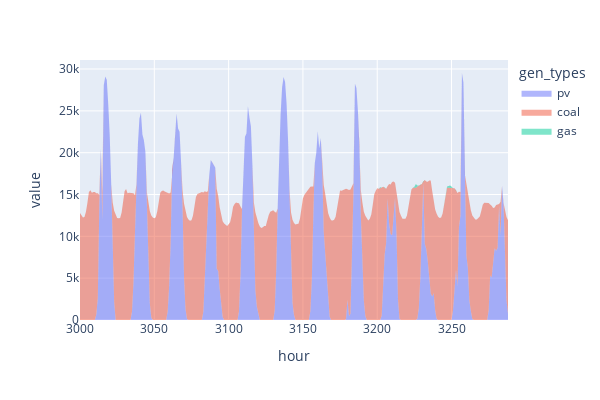

Notebook cell for this chart:
### Code cell
fig = px.area(opt_vars["generation"], x="hour", y="value", color="gen_types")
fig.update_traces(line=dict(width=0))

fig.update_layout(width=600, height=400)

### Figure 1 — Plotly figure (JSON) as saved in the notebook; plotly's stock layout.template omitted (floating-point values rounded to 4 significant figures; data arrays with more than 128 entries replaced by an {"elided": "..."} marker saying what was removed)
{"data": [{"fillpattern": {"shape": ""}, "hovertemplate": "gen_types=pv<br>hour=%{x}<br>value=%{y}<extra></extra>", "legendgroup": "pv", "line": {"color": "#636efa", "width": 0}, "marker": {"symbol": "circle"}, "mode": "lines", "name": "pv", "orientation": "v", "showlegend": true, "stackgroup": "1", "type": "scatter", "x": {"elided": "289 int values"}, "xaxis": "x", "y": {"elided": "289 float values"}, "yaxis": "y"}, {"fillpattern": {"shape": ""}, "hovertemplate": "gen_types=coal<br>hour=%{x}<br>value=%{y}<extra></extra>", "legendgroup": "coal", "line": {"color": "#EF553B", "width": 0}, "marker": {"symbol": "circle"}, "mode": "lines", "name": "coal", "orientation": "v", "showlegend": true, "stackgroup": "1", "type": "scatter", "x": {"elided": "289 int values"}, "xaxis": "x", "y": {"elided": "289 float values"}, "yaxis": "y"}, {"fillpattern": {"shape": ""}, "hovertemplate": "gen_types=gas<br>hour=%{x}<br>value=%{y}<extra></extra>", "legendgroup": "gas", "line": {"color": "#00cc96", "width": 0}, "marker": {"symbol": "circle"}, "mode": "lines", "name": "gas", "orientation": "v", "showlegend": true, "stackgroup": "1", "type": "scatter", "x": {"elided": "289 int values"}, "xaxis": "x", "y": {"elided": "289 float values"}, "yaxis": "y"}], "layout": {"height": 400, "legend": {"title": {"text": "gen_types"}, "tracegroupgap": 0}, "margin": {"t": 60}, "width": 600, "xaxis": {"anchor": "y", "domain": [0, 1], "title": {"text": "hour"}}, "yaxis": {"anchor": "x", "domain": [0, 1], "title": {"text": "value"}}}}
